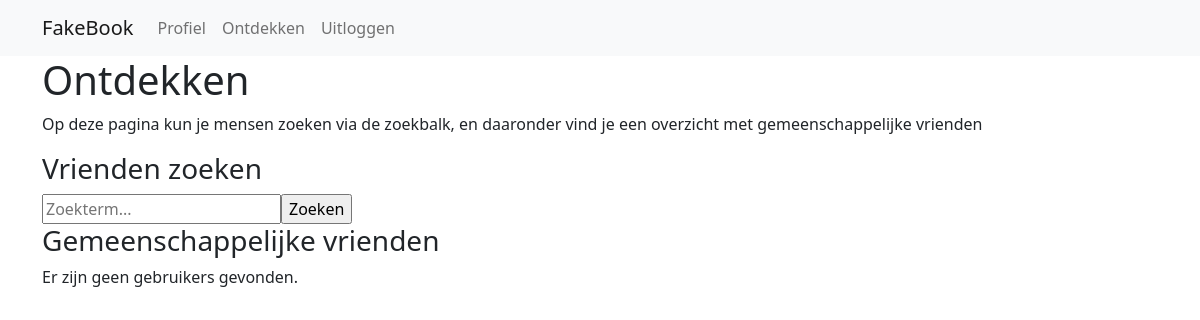
The page /index.php?page=7 (signed in) on the database its author committed.
### tables this page shows
CREATE TABLE `page` (
  `id` int(11) NOT NULL,
  `title` varchar(100) DEFAULT NULL,
  `content` text DEFAULT NULL
);

### functions.php (called while the page is built, shortened)
<?php
function isLoggedIn(){
    $bool = false;
    if(isset($_SESSION["userId"]) && $_SESSION["userId"] > 0){
        $bool = true;
    }
    return $bool;
}
function getAllFriendIdsFromUser($db, $userId){
    $returnArray = array();
    $sql = "SELECT userId1, userId2 FROM friend WHERE (userId1 = ".$userId." || userId2 = ".$userId.")";
    if($result = $db->prepare($sql)){
        $result->execute();
    }
    return $returnArray;
}
function getCommonFriends($db, $userId){
    $returnArray = array();
    $userFriends = getAllFriendIdsFromUser($db, $userId);
    for($i = 0; $i < count($userFriends); $i++){
        $thisUsersFriends = getAllFriendIdsFromUser($db, $userFriends[$i]);
        for($j = 0; $j < count($thisUsersFriends); $j++){
            if(!in_array($thisUsersFriends[$j], $userFriends)){
                if(!in_array($thisUsersFriends[$j], $returnArray)){
                    array_push($returnArray, $thisUsersFriends[$j]);
                }
            }
        }
    }
    return $returnArray;
}
?>

### index.php (the view, shortened to what this page needs)
<?php
require("functions.php");
require("db.php");
if(isset($_GET["page"]) && $_GET["page"] > 0){
    $activePageId = intval($_GET["page"]);
}
$sql = "SELECT * FROM page WHERE id=".$activePageId." ORDER BY id LIMIT 1";
if($result = $db->prepare($sql)){
    $result->execute();
    if($result->rowCount() > 0){
        $result = $result->fetchAll(PDO::FETCH_ASSOC);
        $result = $result[0];
        switch($activePageId){
            default:
                $pageTitle = $result["title"];
            break;
        }
        $pageContent = $result["content"];
    }
}
?>
<!DOCTYPE html>
<html lang="nl">
<head>
    <link href="https://cdn.jsdelivr.net/npm/bootstrap@5.0.2/dist/css/bootstrap.min.css" rel="stylesheet">
    <link rel="stylesheet" href="style.css">
</head>
<body>
    <?php
        if(isLoggedIn()){
            include_once("content/content_navbar.php");
        }
        echo "<div class=\"container\">";
            switch($activePageId){
                case 7:
                    include_once("content/content_lookforfriends.php");
                break;
            }
        echo "</div>";
    ?>
</body>
</html>

### content/content_lookforfriends.php (shortened to what this page needs)
<?php
    echo "<h1>".$pageTitle."</h1>";
    echo "<p>".$pageContent."</p>";
    echo "<h3>Vrienden zoeken</h3>";
    $sStr = "";
    echo "<form method=\"GET\" action=\"index.php?page=7\">";
        echo "<input type=\"text\" name=\"searchString\" placeholder=\"Zoekterm...\" value=\"".$sStr."\">";
        echo "<input type=\"submit\" value=\"Zoeken\">";
    echo "</form>";
    echo "<h3>Gemeenschappelijke vrienden</h3>";
    $commonFriendIds = getCommonFriends($db, $_SESSION["userId"]);
    if(count($commonFriendIds) > 0){
        echo "<ul>";
            for($i = 0; $i < count($commonFriendIds); $i++){
                $userData = getUserData($db, $commonFriendIds[$i]);
                echo "<li>";
                    if(strlen($row["profilePicUrl"]) < 1){
                        echo "<img class=\"profilePicture circle smaller\" src=\"assets/images/nopicture_".$userData["gender"].".png\" alt=\"Profielfoto van ".$userData["firstname"]." ".$userData["lastname"]."\">";
                    } else {
                        echo "<img class=\"profilePicture circle smaller\" src=\"uploads/".$userData["profilePicUrl"]."\" alt=\"Profielfoto van ".$userData["firstname"]." ".$userData["lastname"]."\">";
                    }
                    echo "<a href=\"?profileId=".$userData["id"]."\">".$userData["firstname"]." ".$userData["lastname"]."</a>";
                echo "</li>";
            }
        echo "</ul>";
    } else {
        echo "<p>Er zijn geen gebruikers gevonden.</p>";
    }
?>

### rows shown on the page
page: title "Ontdekken", content "Op deze pagina kun je mensen zoeken via de zoekbalk, en daaronder vind je een overzicht met gemeenschappelijke vrienden"
